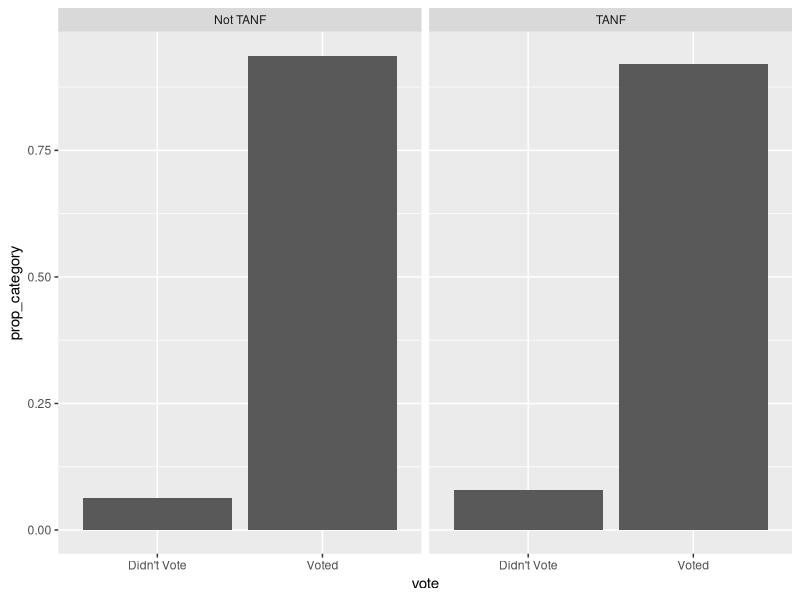
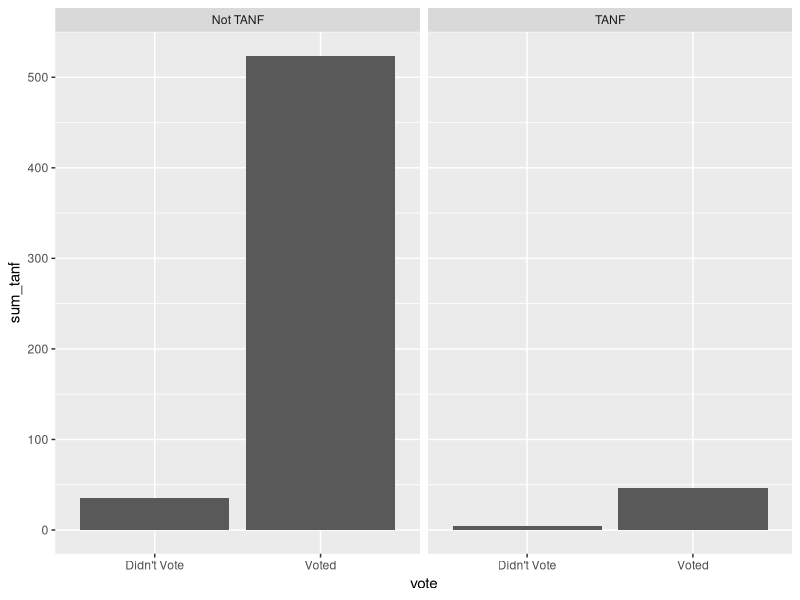
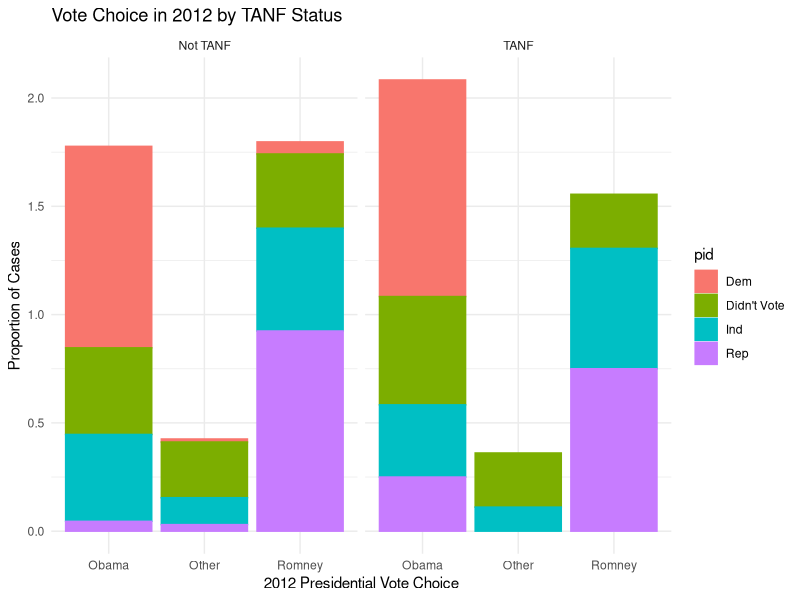
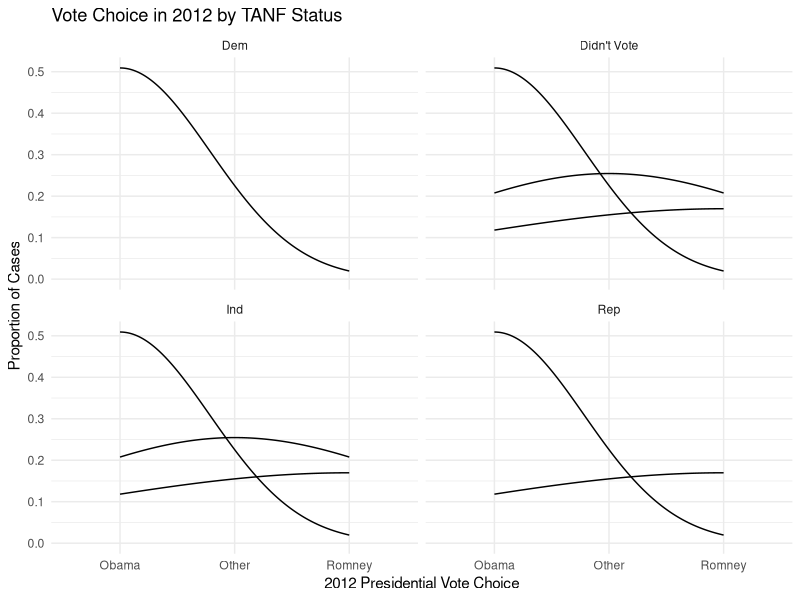
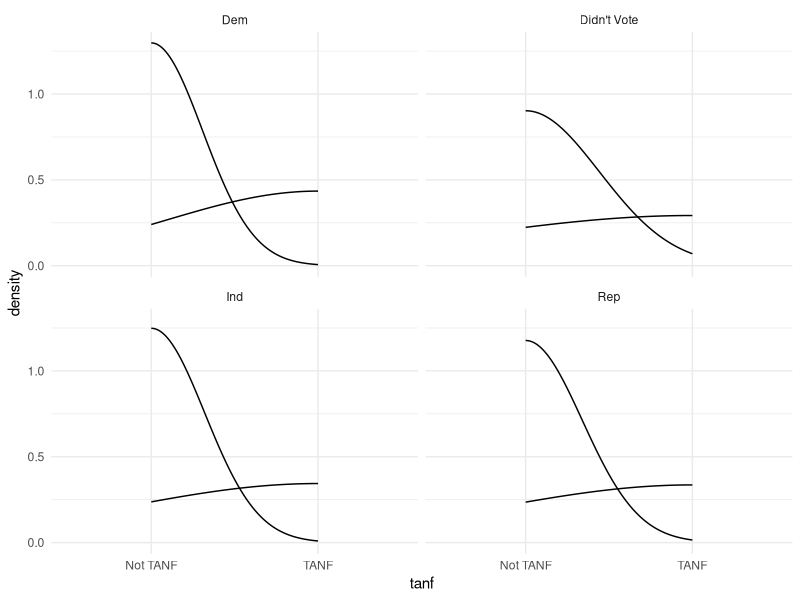
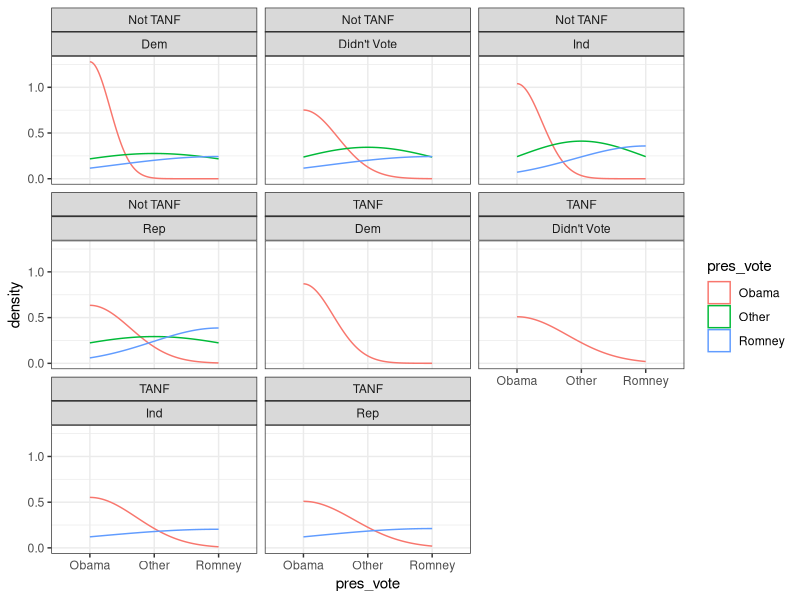

Recreate these plots in R, in order.
library(tidyverse)
library(haven)
library(labelled)

df <- read_dta("Data/98099043UnitedStates LAPOP AmericasBarometer 2014 v3.0_W.dta") 
write_csv(df, "2014.csv")
val_labels(df) <- NULL

tanf <- df %>%
  select(idnum, estratopri, upm, fecha, idiomaq, q1, q2, wt, ls3, soct1, idio1,
         idio2, cp13, l1b, b21, b21a, n15, m1, vb2, vb3n, vb4new, usvb1011, usvb20,
         cct1b, ocup4a, q10new, q12, q12c) %>%
  filter(cct1b < 3 & vb3n > 98) %>%
  filter(usvb1011 > 100 | usvb1011 == 77) %>%
  mutate(year = "2014") %>%
  mutate(pres_vote = as.factor(vb3n),
         pres_vote = recode(vb3n,
         "4001" = "Obama",
         "4002" = "Romney",
         "4077" = "Other",
         "99" = "Didn't Vote")) %>%
  mutate(pid = as.factor(usvb1011),
         pid = recode(usvb1011,
          "4001" = "Rep",
          "4002" = "Dem",
          "4003" = "Ind",
          "77" = "Didn't Vote")) %>%
  mutate(tanf = as.factor(cct1b),
         tanf = recode(cct1b,
          "1" = "TANF",
          "2" = "Not TANF")) %>%
  mutate(vote = as.factor(usvb1011),
         vote = recode(usvb1011,
                       "4001" = "Voted",
                       "4002" = "Voted",
                       "4003" = "Voted",
                       "77" = "Didn't Vote")) %>%
  
  glimpse()
write_csv(tanf, "2014_mod_tanf.csv")

tanf_sum <- tanf %>%
  # count the number of observations in each group
  group_by(tanf, vote) %>%   # make tanf or not tanf groups
  summarize(sum_tanf = n()) %>%  # n() just counts the number of observations in each group
  # create a varible that's the total number of responses to each survey
  group_by(tanf) %>%  # make each wording a group
  mutate(total = sum(sum_tanf)) %>% # just sum the responses to each option to obtain the total
  mutate(prop_category = sum_tanf/total) %>%  # <--- WHAT WE WANT!!! (just a fraction here)
  glimpse()

ggplot(tanf_sum, aes(x=vote, y=prop_category)) + geom_col() + facet_wrap("tanf")
  theme_bw() + #here's where we're adjusting font size
  labs(title = "Most Common Responses Very vs Extremely",
       x = "Likert Scale", y= "Number of Cases")

  ggplot(tanf_sum, aes(x=vote, y=sum_tanf)) + geom_col() + facet_wrap("tanf")
  theme_bw() + #here's where we're adjusting font size
    labs(title = "Most Common Responses Very vs Extremely",
         x = "Likert Scale", y= "Number of Cases")


  tanf_sum_2 <- tanf %>%
    # count the number of observations in each group
    group_by(tanf, pres_vote, pid) %>%   # make tanf or not tanf groups
    summarize(sum_tanf = n()) %>%  # n() just counts the number of observations in each group
    # create a varible that's the total number of responses to each survey
    group_by(tanf, pid) %>%  # make each wording a group
    mutate(total = sum(sum_tanf)) %>% # just sum the responses to each option to obtain the total
    mutate(prop_category = sum_tanf/total) %>%  # <--- WHAT WE WANT!!! (just a fraction here)
    glimpse()


ggplot(tanf_sum_2, aes(x=pres_vote, y=prop_category, fill=pid, color=pid)) + 
  geom_col() + facet_wrap("tanf") +
  theme_minimal()+ labs(title = "Vote Choice in 2012 by TANF Status",
         x = "2012 Presidential Vote Choice", y= "Proportion of Cases")

ggplot(tanf_sum_2, aes(x=pres_vote, y=..density..)) + 
  geom_density() + facet_wrap(vars(pid)) +
  theme_minimal()+ labs(title = "Vote Choice in 2012 by TANF Status",
                        x = "2012 Presidential Vote Choice", y= "Proportion of Cases")

ggplot(tanf, aes(x=tanf, y=..density..)) + geom_density() + facet_wrap("pid") +
  theme_minimal()

##WORKING - code for pension recipients
pension <- df %>%
  select(idnum, estratopri, upm, fecha, idiomaq, q1, q2, wt, ls3, soct1, idio1,
         idio2, cp13, l1b, b21, b21a, n15, m1, vb2, vb3n, vb4new, usvb1011, usvb20,
         cct1b, ocup4a, q10new, q12, q12c) %>%
  filter(cct1b < 3 & vb3n > 98) %>%
  filter(usvb1011 > 100 | usvb1011 == 77) %>%
  mutate(year = "2014") %>%
  mutate(pres_vote = as.factor(vb3n),
         pres_vote = recode(vb3n,
                            "4001" = "Obama",
                            "4002" = "Romney",
                            "4077" = "Other",
                            "99" = "Didn't Vote")) %>%
  mutate(pid = as.factor(usvb1011),
         pid = recode(usvb1011,
                      "4001" = "Rep",
                      "4002" = "Dem",
                      "4003" = "Ind",
                      "77" = "Didn't Vote")) %>%
  mutate(tanf = as.factor(cct1b),
         tanf = recode(cct1b,
                       "1" = "TANF",
                       "2" = "Not TANF")) %>%
  glimpse()
write_csv(tanf, "2014_mod_tanf.csv")


##WEIGHT PROPORTIONATELY
ggplot(tanf, aes(x=pres_vote, y=..density.., color=pres_vote)) + geom_density() + 
  facet_wrap(vars(tanf, pid)) + theme_bw()
